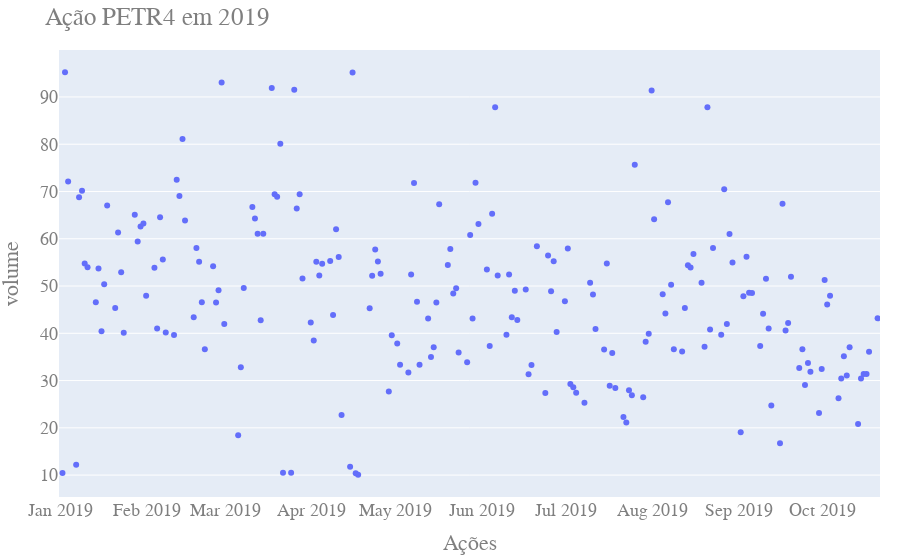

The cell this chart's notebook holds for it:
### Code cell
import plotly.express as px
import pandas as pd

df = pd.read_html('http://github.com/leafarsntram/Vis/blob/master/PETR4c.csv')[0]

fig = px.box(df, x="Date", y="volume", points="all")
fig.update_layout(
    #barmode='stack',
    title="Ação PETR4 em 2019 ",
    xaxis_title="Ações",
    margin=dict(l=20, r=20, t=50, b=10),
    #yaxis_title="Preço",
    font=dict(
        family="Arial, monospace",
        size=18,
        color="#7f7f7f"
    )
)

fig.show()

### Figure 1 — Plotly figure (JSON) as saved in the notebook; plotly's stock layout.template omitted (floating-point values rounded to 4 significant figures; data arrays with more than 128 entries replaced by an {"elided": "..."} marker saying what was removed)
{"data": [{"alignmentgroup": "True", "boxpoints": "all", "hoverlabel": {"namelength": 0}, "hovertemplate": "Date=%{x}<br>volume=%{y}", "legendgroup": "", "marker": {"color": "#636efa"}, "name": "", "notched": false, "offsetgroup": "", "orientation": "v", "showlegend": false, "type": "box", "x": {"elided": "202 str values"}, "x0": " ", "xaxis": "x", "y": {"elided": "202 float values"}, "y0": " ", "yaxis": "y"}], "layout": {"boxmode": "group", "font": {"color": "#7f7f7f", "family": "Arial, monospace", "size": 18}, "legend": {"tracegroupgap": 0}, "margin": {"b": 10, "l": 20, "r": 20, "t": 50}, "title": {"text": "Ação PETR4 em 2019 "}, "xaxis": {"anchor": "y", "domain": [0, 1], "title": {"text": "Ações"}}, "yaxis": {"anchor": "x", "domain": [0, 1], "title": {"text": "volume"}}}}
